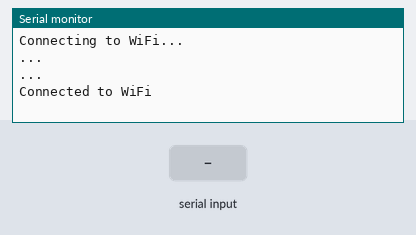
A sketch run on a simulated ESP8266 (NodeMCU). Shown: the last lines printed to the serial monitor. The test bench sets the inputs (shaded band). WiFi joins after 1.5 s; servers stay silent unless stated; uploads are accepted with an empty reply.

Above: at 3.2 s.
3.3 s: "1\n" received over the second serial link
At 4.6 s:
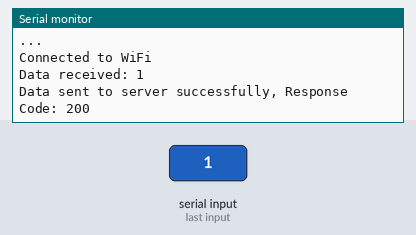
5.7 s: "0\n" received over the second serial link
At 6.36 s:
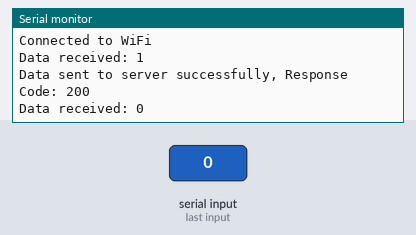
7.2 s: "2\n" received over the second serial link
At 8.4 s:
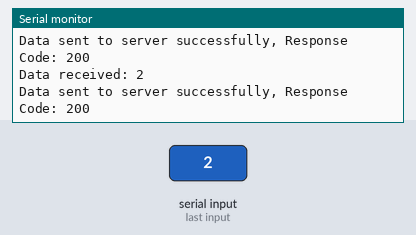

Measured:
- after the input at 3.3 s, the serial monitor: prints a new line after 0.70 s (image 1)
- after the input at 5.7 s, the serial monitor: prints a new line after 0.50 s (image 2)
- after the input at 7.2 s, the serial monitor: prints a new line after 0.20 s (image 3)

The sketch:

esp.ino
```cpp
#include <SoftwareSerial.h>
#include <ESP8266WiFi.h>
#include <WiFiClient.h>
#include <ESP8266HTTPClient.h>

// Khai báo SoftwareSerial (D1 = GPIO5, D2 = GPIO4)
SoftwareSerial ArduinoSerial(5, 4); // RX = D1 (GPIO5), TX = D2 (GPIO4)

// Cập nhật các thông tin mạng Wi-Fi
const char* ssid = "Duy Hieu";
const char* password = "2knife4me";
const char* server = "http://192.168.1.11:4433/ctd/receive.php"; // Địa chỉ server PHP của bạn

WiFiClient client;  // Tạo đối tượng WiFiClient

void setup() {
  Serial.begin(9600);         // UART chính để debug
  ArduinoSerial.begin(9600);  // SoftwareSerial để nhận dữ liệu từ Arduino

  // Kết nối WiFi
  WiFi.begin(ssid, password);
  Serial.println("Connecting to WiFi...");
  while (WiFi.status() != WL_CONNECTED) {
    delay(1000);
    Serial.println("...");
  }
  Serial.println("Connected to WiFi");
}

void loop() {
  if (ArduinoSerial.available() > 0) {
    String data = ArduinoSerial.readStringUntil('\n'); // Đọc dữ liệu từ Arduino

    // Kiểm tra nếu có dữ liệu nhận được
    if (data.length() > 0) {
      Serial.println("Data received: " + data); // Debug dữ liệu nhận được

      // Gửi dữ liệu lên server PHP qua HTTP POST
      if (WiFi.status() == WL_CONNECTED) {
        HTTPClient http;
        http.begin(client, server); // Sử dụng WiFiClient và URL

        // Cấu hình HTTP POST
        http.addHeader("Content-Type", "application/x-www-form-urlencoded");
        String postData = "data=" + data; // Dữ liệu cần gửi

        int httpResponseCode = http.POST(postData); // Gửi yêu cầu POST

        // Kiểm tra mã phản hồi HTTP
        if (httpResponseCode > 0) {
          Serial.println("Data sent to server successfully, Response Code: " + String(httpResponseCode));
        } else {
          Serial.println("Error sending data to server, Response Code: " + String(httpResponseCode));
        }

        http.end(); // Kết thúc HTTP request
      } else {
        Serial.println("WiFi not connected. Skipping data sending.");
      }
    }
  }
  delay(1000); // Delay một chút trước khi tiếp tục
}
```
